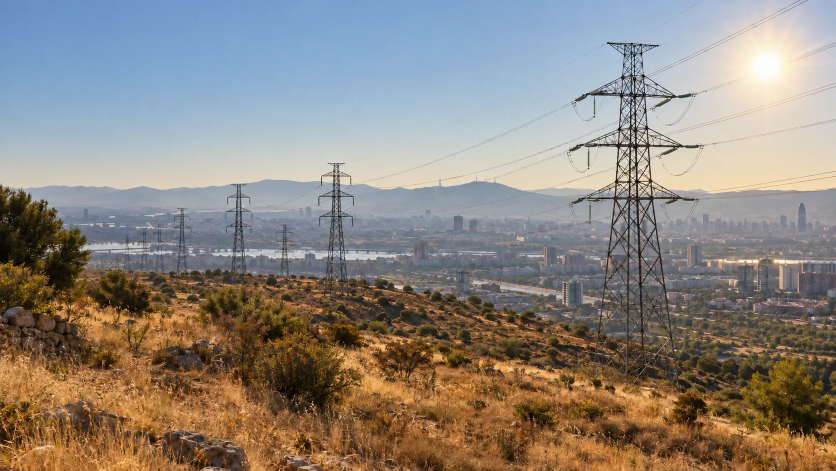
#> input picture webpage/images/europe-grid-heatwave-hero-sun-right.webp, 1672 x 941 px (shown at 1/2 size)
$ python plot_main_figure_01.py --project-root ../../../../webpage/images --pipeline-root ../../../../webpage/images --panel-d-image ../../../../webpage/images/europe-grid-heatwave-hero-sun-right.webp --output-pdf out.png --output-png out.png
#> lines starting #> are read from the running program, lines starting #| are printed output that depends on the picture
### vis/figure_source/code/ieee_heat_balance_figure_definition.py
"""Deterministic IEEE Std 738 inputs for Main Figure 1a-c."""

from __future__ import annotations

import numpy as np


IEEE_CONDUCTOR = {
    "conductor_name": "795 kcmil 26/7 Drake ACSR",
    "diameter": 28.1e-3,
    "num_bundle": 1,
    "ref_temperature": 25.0,
    "max_temperature": 90.0,
    "resistance_ratio": 0.00429,
    "unit_resistance": 7.283e-5,
    "conductor_angle": 0.0,
    "elevation": 100.0,
    "inom": 1000.0,
}

IEEE_WEATHER = {
    "wind_speed": 0.61,
    "wind_angle": np.array([90.0]),
    "air_density": 1.029,
    "air_viscosity": 2.043e-5,
    "air_conductivity": 0.02945,
    "air_temperature": 30.0,
    "radiation_emissivity": 0.8,
    "solar_absorptivity": 0.8,
    "solar_heat_intensity": 1000.0,
    "wind_height": 50.0,
}

PANEL_RULES = {
    "a": {
        "x_axis": "air_temperature_c",
        "x_start": 20.0,
        "x_stop_exclusive": 50.0,
        "x_step": 0.2,
        "y_axis": "conductor_current_a",
        "y_start": 0.0,
        "y_stop_exclusive": 1500.0,
        "y_step": 0.5,
        "quantity": "conductor_temperature_c",
    },
    "b": {
        "x_axis": "wind_speed_m_per_s",
        "x_start": 0.5,
        "x_stop_exclusive": 2.0,
        "x_step": 0.01,
        "y_axis": "conductor_wind_angle_deg",
        "y_start": 10.0,
        "y_stop_exclusive": 90.0,
        "y_step": 0.1,
        "quantity": "conductor_temperature_c",
        "fixed_current_a": 1000.0,
        "fixed_air_temperature_c": 30.0,
    },
    "c": {
        "x_axis": "air_temperature_c",
        "x_start": 20.0,
        "x_stop_exclusive": 50.0,
        "x_step": 1.0,
        "y_axis": "wind_speed_m_per_s",
        "y_start": 0.2,
        "y_stop_exclusive": 2.0,
        "y_step": 0.1,
        "quantity": "maximum_current_limit_a",
        "thermal_limit_c": 90.0,
    },
}


def axis(rule: dict, prefix: str) -> np.ndarray:
    return np.arange(
        rule[f"{prefix}_start"],
        rule[f"{prefix}_stop_exclusive"],
        rule[f"{prefix}_step"],
    )


def evaluate_panels(heat_balance_equation, maximum_allowable_current):
    conductor = dict(IEEE_CONDUCTOR)

    rule = PANEL_RULES["a"]
    air_a = axis(rule, "x")
    current_a = axis(rule, "y")
    columns = []
    for air_temperature in air_a:
        weather = dict(IEEE_WEATHER)
        weather["wind_angle"] = IEEE_WEATHER["wind_angle"].copy()
        weather["air_temperature"] = air_temperature
        columns.append(
            np.asarray(
                heat_balance_equation(current_a, conductor.copy(), weather),
                dtype=float,
            )
        )
    panel_a = (air_a, current_a, np.stack(columns, axis=1))

    rule = PANEL_RULES["b"]
    wind_b = axis(rule, "x")
    angle_b = axis(rule, "y")
    rows = []
    for wind_speed in wind_b:
        weather = dict(IEEE_WEATHER)
        weather["wind_angle"] = angle_b.copy()
        weather["wind_speed"] = wind_speed
        weather["air_temperature"] = rule["fixed_air_temperature_c"]
        rows.append(
            np.asarray(
                heat_balance_equation(
                    rule["fixed_current_a"], conductor.copy(), weather
                ),
                dtype=float,
            )
        )
    panel_b = (wind_b, angle_b, np.stack(rows, axis=1))

    rule = PANEL_RULES["c"]
    air_c = axis(rule, "x")
    wind_c = axis(rule, "y")
    columns = []
    for air_temperature in air_c:
        weather = dict(IEEE_WEATHER)
        weather["wind_angle"] = IEEE_WEATHER["wind_angle"].copy()
        weather["wind_speed"] = wind_c.copy()
        weather["air_temperature"] = air_temperature
        columns.append(
            np.asarray(
                maximum_allowable_current(conductor.copy(), weather),
                dtype=float,
            )
        )
    panel_c = (air_c, wind_c, np.stack(columns, axis=1))
    return {"a": panel_a, "b": panel_b, "c": panel_c}

### utils/heat_flow_utils.py
"""
Thermal heat-flow utilities for overhead conductors.

This module implements the steady-state heat balance equation for
bare overhead conductors following IEEE Std 738-2012, including:

- **Convective cooling** (forced and natural)
- **Radiative cooling** (Stefan–Boltzmann)
- **Solar heating**
- **Joule (resistive) heating** with temperature-dependent resistance
- **Heat-balance solvers** (bisection and Newton–Raphson)
- **Quadratic heat-balance approximation** for OPF constraints
- **Maximum allowable current** and **generator derating** models
- **Humidity calculations** (relative and specific) from ERA5 fields

All functions operate element-wise on NumPy arrays, supporting
vectorised computation over multiple branches and conductor segments.
"""

import copy
import math

import numpy as np
from scipy.interpolate import interp1d  # noqa: F401 — used by callers

# =============================================================================
# Physical Constants
# =============================================================================

STEFAN_BOLTZMANN = 5.67e-8  # W/(m²·K⁴)
TK = 273.15                 # Kelvin-to-Celsius offset


# =============================================================================
# Humidity Calculations
# =============================================================================

# [45 lines left out: functions calculate_relative_humidity, calculate_specific_humidity, not called in this run]


# =============================================================================
# Dynamic Air Properties (IEEE Std 738, Eqs. 13a–15a)
# =============================================================================

def dynamic_air_viscosity(T_film):
    """Dynamic viscosity of air [kg/(m·s)] at film temperature *T_film* (°C)."""
    return (1.458e-6 * (T_film + TK) ** 1.5) / (T_film + 383.4)


def dynamic_air_density(T_film, elevation, conductor_height=50):
    """Dynamic density of air [kg/m³] at film temperature and elevation."""
    H = elevation + conductor_height
    return ((1.293 - 1.525e-4 * H + 6.379e-9 * H ** 2)
            / (1 + 0.00367 * T_film))


def dynamic_air_conductivity(T_film):
    """Thermal conductivity of air [W/(m·°C)] at film temperature."""
    return 2.424e-2 + 7.477e-5 * T_film - 4.407e-9 * T_film ** 2


# =============================================================================
# Wind Helpers
# =============================================================================

def wind_speed_hight(wind0, hight0=10, hight1=50, Hellmann_Exponent=0.16):
    """Adjust wind speed from *hight0* to *hight1* using the power law."""
    return wind0 * (hight1 / hight0) ** Hellmann_Exponent


def wind_direction_factor(wind_angle=math.pi / 2):
    """Wind direction correction factor *K_phi* (IEEE Std 738, Eq. 4a)."""
    return (1.194
            - np.cos(wind_angle)
            + 0.194 * np.cos(2 * wind_angle)
            + 0.368 * np.sin(2 * wind_angle))


def Reynolds_number(diameter, wind_speed, air_density, air_viscosity):
    """Reynolds number for flow around a cylinder."""
    return diameter * wind_speed * air_density / air_viscosity


# =============================================================================
# Heat-Balance Components
# =============================================================================

def convective_cooling(tem_con, conductor, weather):
    """Convective heat loss per unit length [W/m].

    Computes both forced-convection correlations (low-Re and high-Re)
    and the natural-convection estimate, returning the maximum.

    Parameters
    ----------
    tem_con : array-like
        Conductor surface temperature (°C).
    conductor : dict
        Conductor specification.
    weather : dict
        Weather conditions.

    Returns
    -------
    ndarray
        Convective cooling rate (W/m).
    """
    tem_air = weather['air_temperature']
    wind_angle = weather['wind_angle']
    wind_speed = weather['wind_speed']
    wind_height = weather['wind_height']
    diameter = conductor['diameter']
    conductor_angle = conductor['conductor_angle']
    elevation = conductor['elevation']

    T_film = (tem_con + tem_air) / 2
    k_air = dynamic_air_conductivity(T_film)
    rho_air = dynamic_air_density(T_film, elevation)
    mu_air = dynamic_air_viscosity(T_film)

    # Wind-to-conductor angle correction
    if isinstance(wind_angle, float):
        wind_angle = np.array([wind_angle])
    angle_diff = np.abs(wind_angle % 180 - conductor_angle % 180)
    angle_diff[angle_diff > 90] = 180 - angle_diff[angle_diff > 90]
    K_phi = wind_direction_factor(np.deg2rad(angle_diff))

    # Adjust wind speed to conductor height
    wind_speed = wind_speed_hight(wind_speed, hight0=wind_height)

    N_re = Reynolds_number(diameter, wind_speed, rho_air, mu_air)

    # Forced convection (low-Re and high-Re correlations)
    hc_low = K_phi * k_air * (1.01 + 1.35 * N_re ** 0.52) * (tem_con - tem_air)
    hc_high = 0.754 * K_phi * k_air * N_re ** 0.6 * (tem_con - tem_air)

    # Natural convection
    hc_nat = 3.645 * rho_air ** 0.5 * diameter ** 0.75 * (tem_con - tem_air) ** 1.25

    return np.maximum(np.maximum(hc_low, hc_high), hc_nat)


def radiative_cooling(tem_con, conductor, weather):
    """Radiative heat loss per unit length [W/m] (Stefan–Boltzmann)."""
    tem_air = weather['air_temperature']
    emissivity = weather['radiation_emissivity']
    diameter = conductor['diameter']
    return (np.pi * STEFAN_BOLTZMANN * diameter * emissivity
            * ((tem_con + TK) ** 4 - (tem_air + TK) ** 4))


def solar_heating(conductor, weather):
    """Solar heat gain per unit length [W/m]."""
    absorptivity = weather['solar_absorptivity']
    solar_flux = weather['solar_heat_intensity']
    diameter = conductor['diameter']
    return absorptivity * diameter * solar_flux


def joule_heating(tem_con, current, conductor):
    """Resistive (I²R) heat gain per unit length [W/m]."""
    R_T = td_resistance(
        conductor['unit_resistance'], tem_con,
        conductor['ref_temperature'], conductor['resistance_ratio'],
    )
    return current ** 2 * R_T


def td_resistance(resistance, tem_con, tem_ref, resistance_ratio):
    """Temperature-dependent resistance: R(T) = R_ref × (1 + α·(T − T_ref))."""
    return resistance * (1 + (tem_con - tem_ref) * resistance_ratio)


# =============================================================================
# Heat-Balance Equation & Solvers
# =============================================================================

def heat_surplus(tem_con, current, conductor, weather):
    """Net heat surplus [W/m]: positive means conductor is still heating."""
    conv_corr = conductor.get('convective_correction', 1)
    rad_corr = conductor.get('radiactive_correction', 1)

    Hj = joule_heating(tem_con, current, conductor)
    Hs = solar_heating(conductor, weather)
    Hc = convective_cooling(tem_con, conductor, weather) * conv_corr
    Hr = radiative_cooling(tem_con, conductor, weather) * rad_corr
    return Hj + Hs - (Hc + Hr)


# [5 lines left out: function df_heat_surplus, not called in this run]


def heat_banlance_equation(current, conductor, weather,
                           alg='bisection', tol=1e-5):
    """Solve the steady-state heat-balance equation for conductor temperature.

    Parameters
    ----------
    current : array-like
        Conductor current (A).
    conductor : dict
        Conductor specification.
    weather : dict
        Weather conditions.
    alg : str
        ``'bisection'`` (robust) or ``'newton'`` (fast but may diverge).
    tol : float
        Convergence tolerance on conductor temperature (°C).

    Returns
    -------
    ndarray
        Equilibrium conductor temperature (°C).
    """
    tem_air = weather['air_temperature']

    if alg == 'bisection':
        tem_upper = 200
        delta_H = heat_surplus(tem_air, current, conductor, weather)
        tem_lo = tem_air * np.ones(delta_H.shape)
        tem_hi = tem_upper * np.ones(delta_H.shape)
        tem_prev = 0
        for _ in range(1000):
            tem_mid = (tem_lo + tem_hi) / 2
            delta_H = heat_surplus(tem_mid, current, conductor, weather)
            tem_lo[delta_H >= 0] = tem_mid[delta_H >= 0]
            tem_hi[delta_H < 0] = tem_mid[delta_H < 0]
            if np.abs(tem_prev - tem_mid).max() <= tol:
                break
            tem_prev = tem_mid
        return tem_mid

    elif alg == 'newton':
        max_tem = conductor['max_temperature']
        tem_con = (copy.deepcopy(tem_air) + max_tem) / 2
        for _ in range(1000):
            delta = (heat_surplus(tem_con, current, conductor, weather)
                     / df_heat_surplus(tem_con, current, conductor, weather))
            tem_con = tem_con - delta
            if np.abs(delta).max() <= tol:
                break
        return tem_con

    else:
        raise ValueError(f"Unknown algorithm: '{alg}'")


# =============================================================================
# Quadratic Approximation of Heat Balance
# =============================================================================

# [76 lines left out: functions coefficient_quadratic_approximation, quadratic_heat_balance_approximation, quadratic_maximum_current, not called in this run]


# =============================================================================
# Maximum Allowable Current & Generator Derating
# =============================================================================

def maximum_allowable_current(conductor, weather):
    """Compute the steady-state thermal rating (ampacity) per conductor [A].

    Solves I_max = √((H_c + H_r − H_s) / R(T_max)) at the maximum
    permissible conductor temperature.
    """
    tem_max = conductor['max_temperature']
    tem_ref = conductor['ref_temperature']
    unit_resistance = conductor['unit_resistance']
    resistance_ratio = conductor['resistance_ratio']
    R_Tmax = td_resistance(unit_resistance, tem_max, tem_ref, resistance_ratio)

    conv_corr = conductor.get('convective_correction', 1)
    rad_corr = conductor.get('radiactive_correction', 1)

    Hs = solar_heating(conductor, weather)
    Hc = convective_cooling(tem_max, conductor, weather) * conv_corr
    Hr = radiative_cooling(tem_max, conductor, weather) * rad_corr

    return ((Hr + Hc - Hs) / R_Tmax) ** 0.5


# [177 lines left out: functions generator_derating, calculate_temperature_dependent_resistance, post_process_results, cal_current_constraint, not called in this run]

### vis/figure_source/code/plotting/plot_main_figure_01.py
#!/usr/bin/env python3
"""Build the complete 180-mm Main Figure 1 candidate."""

from __future__ import annotations

import argparse
import sys
from pathlib import Path

import matplotlib

matplotlib.use("Agg")
import matplotlib.pyplot as plt  # noqa: E402
import numpy as np  # noqa: E402
from PIL import Image  # noqa: E402


MM_PER_INCH = 25.4


def style_axis(ax, xlabel: str, ylabel: str) -> None:
#> called with xlabel = 'Air temperature (°C)', ylabel = 'Conductor current (A)'
    ax.set_xlabel(xlabel, fontsize=5.8, fontweight="bold", labelpad=1.8)
    ax.set_ylabel(ylabel, fontsize=5.8, fontweight="bold", labelpad=2.0)
    ax.tick_params(axis="both", labelsize=5.0, width=0.55, length=2.2, pad=1.2)
    for spine in ax.spines.values():
        spine.set_linewidth(0.55)


def add_panel_label(ax, label: str, x: float = -0.19, y: float = 1.04) -> None:
    ax.text(
        x,
        y,
        label,
        transform=ax.transAxes,
        fontsize=7.0,
        fontweight="bold",
        va="top",
        ha="left",
    )


def format_colorbar(colorbar, label: str, ticks=None) -> None:
    if ticks is not None:
        colorbar.set_ticks(ticks)
    colorbar.ax.tick_params(labelsize=5.0, width=0.5, length=2.0, pad=1.0)
    colorbar.outline.set_linewidth(0.5)
    colorbar.set_label(label, fontsize=5.2, fontweight="bold", labelpad=1.2)


def main() -> int:
    parser = argparse.ArgumentParser()
    parser.add_argument("--project-root", type=Path, required=True)
    parser.add_argument("--pipeline-root", type=Path, required=True)
    parser.add_argument("--panel-d-image", type=Path, required=True)
    parser.add_argument("--output-pdf", type=Path, required=True)
    parser.add_argument("--output-png", type=Path, required=True)
    args = parser.parse_args()
    project_root = args.project_root.resolve()
    pipeline_root = args.pipeline_root.resolve()
    sys.path.insert(0, str(project_root))
    sys.path.insert(0, str(pipeline_root / "code"))
    from ieee_heat_balance_figure_definition import evaluate_panels  # noqa: PLC0415
    from utils.heat_flow_utils import (  # noqa: PLC0415
        heat_banlance_equation,
        maximum_allowable_current,
    )

    panels = evaluate_panels(heat_banlance_equation, maximum_allowable_current)
    plt.rcParams.update(
        {
            "font.family": "Arial",
            "pdf.fonttype": 42,
            "ps.fonttype": 42,
            "axes.unicode_minus": False,
            "savefig.transparent": False,
        }
    )
    figure = plt.figure(figsize=(180.0 / MM_PER_INCH, 112.0 / MM_PER_INCH))
    grid = figure.add_gridspec(
        2,
        1,
        height_ratios=[0.52, 1.08],
        left=0.055,
        right=0.955,
        top=0.98,
        bottom=0.02,
        hspace=0.18,
    )
    top_grid = grid[0, 0].subgridspec(1, 3, wspace=0.42)

    def top_panel_axes(index: int):
        panel_grid = top_grid[0, index].subgridspec(
            1, 2, width_ratios=[1.0, 0.055], wspace=0.08
        )
        return figure.add_subplot(panel_grid[0, 0]), figure.add_subplot(
            panel_grid[0, 1]
        )

    ax_a, cax_a = top_panel_axes(0)
    air, current, temperature = panels["a"]
    x_grid, y_grid = np.meshgrid(air, current)
    filled = ax_a.contourf(x_grid, y_grid, temperature, 100, cmap="coolwarm")
    black = ax_a.contour(
        x_grid,
        y_grid,
        temperature,
        levels=[40, 60, 80, 100, 120, 140, 160],
        colors="#333333",
        linewidths=0.35,
    )
    # Keep all contour labels inside the compact panel instead of relying on
    # Matplotlib's edge-biased automatic placement.
    ax_a.clabel(
        black,
        inline=True,
        fontsize=5.0,
        fmt="%d",
        inline_spacing=2,
        manual=[
            (23.0, 328.0),
            (24.6, 720.0),
            (26.0, 948.5),
            (28.0, 1115.5),
            (31.0, 1247.0),
            (36.0, 1350.5),
            (43.0, 1434.5),
        ],
    )
    thermal = ax_a.contour(
        x_grid, y_grid, temperature, levels=[90], colors="red", linewidths=1.2
    )
    ax_a.clabel(
        thermal,
        inline=True,
        fontsize=5.0,
        fmt="%d",
        inline_spacing=2,
        manual=[(40.0, 905.5)],
    )
    style_axis(ax_a, "Air temperature (°C)", "Conductor current (A)")
    format_colorbar(
        figure.colorbar(filled, cax=cax_a),
        "Conductor temperature (°C)",
        ticks=[40, 80, 120, 160],
    )
    add_panel_label(ax_a, "a")

    ax_b, cax_b = top_panel_axes(1)
    wind, angle, temperature = panels["b"]
    x_grid, y_grid = np.meshgrid(wind, angle)
    filled = ax_b.contourf(x_grid, y_grid, temperature, 100, cmap="coolwarm")
    black = ax_b.contour(
        x_grid,
        y_grid,
        temperature,
        levels=[70, 80, 100, 110],
        colors="#333333",
        linewidths=0.35,
    )
    ax_b.clabel(black, inline=True, fontsize=5.0, fmt="%d", inline_spacing=2)
    thermal = ax_b.contour(
        x_grid, y_grid, temperature, levels=[90], colors="red", linewidths=1.2
    )
    ax_b.clabel(thermal, inline=True, fontsize=5.0, fmt="%d", inline_spacing=2)
    style_axis(ax_b, "Wind speed (m/s)", "Conductor–wind angle (°)")
    format_colorbar(
        figure.colorbar(filled, cax=cax_b),
        "Conductor temperature (°C)",
        ticks=[70, 80, 90, 100, 110],
    )
    add_panel_label(ax_b, "b")

    ax_c, cax_c = top_panel_axes(2)
    air, wind, maximum_current = panels["c"]
    x_grid, y_grid = np.meshgrid(air, wind)
    filled = ax_c.contourf(x_grid, y_grid, maximum_current, 100, cmap="viridis")
    black = ax_c.contour(
        x_grid,
        y_grid,
        maximum_current,
        levels=np.arange(700, 1500, 100),
        colors="#333333",
        linewidths=0.35,
    )
    ax_c.clabel(black, inline=True, fontsize=5.0, fmt="%d", inline_spacing=2)
    style_axis(ax_c, "Air temperature (°C)", "Wind speed (m/s)")
    format_colorbar(
        figure.colorbar(filled, cax=cax_c),
        "Maximum current limit (A)",
        ticks=[700, 900, 1100, 1300],
    )
    add_panel_label(ax_c, "c")

    ax_d = figure.add_subplot(grid[1, 0])
    panel_d = Image.open(args.panel_d_image.resolve()).convert("RGB")
#> panel_d is the input picture: PIL image 1672x941 RGB; mean R, G, B 141.4, 133.9, 125.9
    ax_d.imshow(panel_d)
    ax_d.set_axis_off()
    add_panel_label(ax_d, "d", x=-0.025, y=1.01)

    metadata = {
        "Title": "Figure 1 | Heat balance and segment-level Spain illustration",
        "Author": "Liang et al.",
        "Creator": "publication_pipeline/code/plotting/plot_main_figure_01.py",
        "CreationDate": None,
        "ModDate": None,
    }
    args.output_pdf.parent.mkdir(parents=True, exist_ok=True)
    args.output_png.parent.mkdir(parents=True, exist_ok=True)
    figure.savefig(args.output_pdf, format="pdf", dpi=500, metadata=metadata)
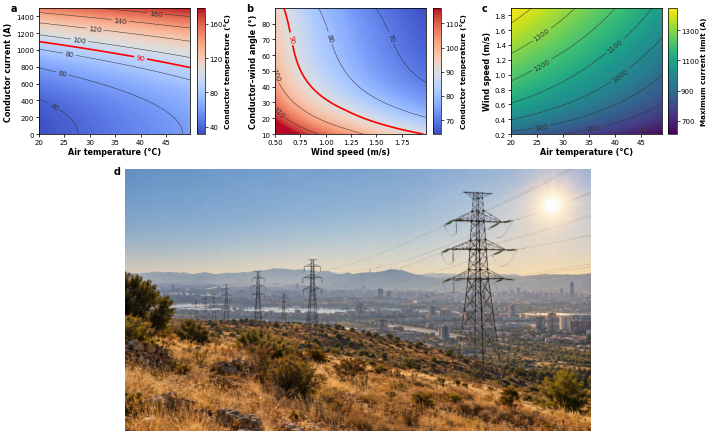
#> figure drawn by matplotlib, 7 panels
    figure.savefig(
        args.output_png,
        format="png",
        dpi=300,
        metadata={"Software": "Matplotlib"},
    )
    plt.close(figure)
    return 0


if __name__ == "__main__":
    raise SystemExit(main())
#> (the program exits here)
